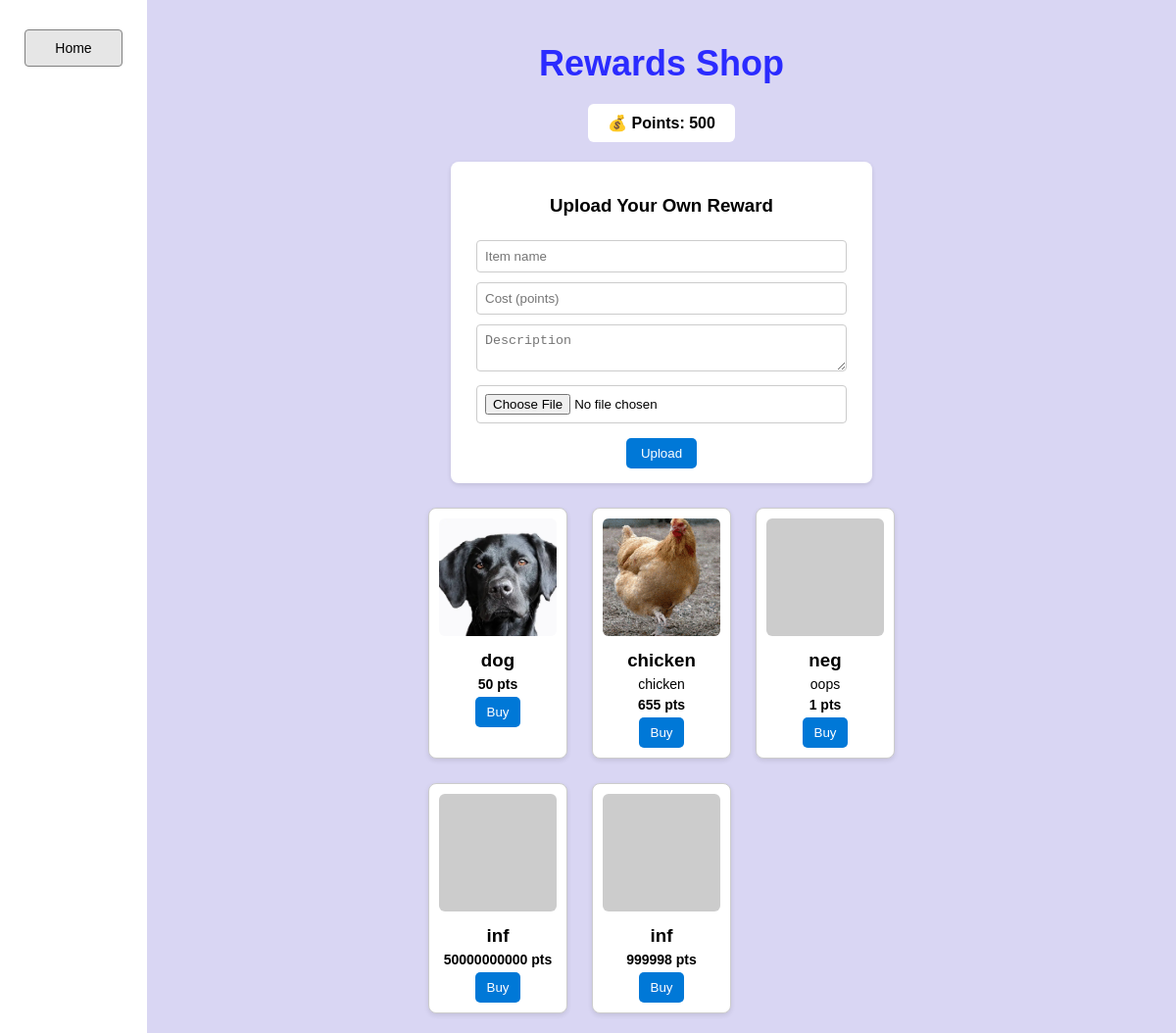
/shop/ (signed in), run on the app's committed database.
### todolist/models.py (models this page shows, shortened)
class UserProfile(models.Model):
    user = models.OneToOneField(User, on_delete=models.CASCADE)
    canvas_token = models.CharField(max_length=255, blank=True, null=True)
    points = models.IntegerField(default=0)

### shop/models.py (models this page shows, shortened)
class ShopItem(models.Model):
    owner = models.ForeignKey(User, on_delete=models.CASCADE, null=True, blank=True)
    name = models.CharField(max_length=100)
    description = models.TextField(blank=True)
    cost = models.IntegerField(default=0)
    image = models.ImageField(upload_to='shop_items/', blank=True, null=True)

### shop/views.py (the view, shortened to what this page needs)
# urls.py: path('', include('shop.urls'))
@login_required(login_url='login')
def shop(request):
    profile, _ = UserProfile.objects.get_or_create(user=request.user)
    items = ShopItem.objects.all()
    return render(request, "shop.html", {
        "profile": profile,
        "items": items,
    })

### templates/shop.html (shortened to what this page needs)
<!DOCTYPE html>
<html lang="en">
<head>
</head>
<body>
  <div class="sidebar">
    <a href="{% url 'home' %}"><button>Home</button></a>
  </div>
  <div class="main">
    <h1>Rewards Shop</h1>
    <div class="points">💰 Points: {{ profile.points }}</div>
    <div class="upload-form">
      <h3>Upload Your Own Reward</h3>
      <form method="POST" enctype="multipart/form-data">
        <input type="text" name="name" placeholder="Item name" required><br>
        <input type="number" name="cost" placeholder="Cost (points)" min="1" max="999999" required><br>
        <textarea name="description" placeholder="Description"></textarea><br>
        <input type="file" name="image" accept="image/*"><br>
        <button type="submit" name="upload_item">Upload</button>
      </form>
    </div>
    <div class="grid">
      {% for item in items %}
      <div class="item-card">
        {% if item.image %}
          <img src="{{ item.image.url }}" alt="{{ item.name }}">
        {% else %}
          <img src="https://via.placeholder.com/150" alt="No image">
        {% endif %}
        <h3>{{ item.name }}</h3>
        <p>{{ item.description }}</p>
        <p><strong>{{ item.cost }} pts</strong></p>
        <form method="POST">
          <button type="submit">Buy</button>
        </form>
      </div>
      {% endfor %}
    </div>
  </div>
</body>
</html>

### templates/shop.html (style rules this page uses)
body { margin: 0; font-family: Arial, sans-serif; background-color: #d9d6f3; display: flex; height: 100vh; }
.sidebar { width: 150px; background-color: white; display: flex; flex-direction: column; align-items: center; padding-top: 20px; box-shadow: 2px 0 5px rgba(0,0,0,0.1); }
.sidebar button { width: 100px; margin: 10px 0; padding: 10px; border: 1px solid gray; background-color: #e6e6e6; cursor: pointer; font-size: 14px; border-radius: 4px; }
.main { flex: 1; background-color: #d9d6f3; display: flex; flex-direction: column; align-items: center; padding: 20px; overflow-y: auto; }
h1 { color: #2b2bff; font-size: 36px; margin-bottom: 20px; }
.points { background: white; padding: 10px 20px; border-radius: 6px; margin-bottom: 20px; font-weight: bold; }
.upload-form { background: white; padding: 15px; border-radius: 8px; margin-bottom: 25px; box-shadow: 0 2px 5px rgba(0,0,0,0.1); width: 400px; text-align: center; }
.upload-form input, .upload-form textarea { width: 90%; margin: 5px 0; padding: 8px; border: 1px solid #ccc; border-radius: 4px; }
.upload-form button { background-color: #0078d7; color: white; border: none; padding: 8px 15px; border-radius: 5px; cursor: pointer; margin-top: 10px; }
.grid { display: grid; grid-template-columns: repeat(3, 1fr); gap: 25px; max-width: 800px; }
.item-card { background: white; border: 1px solid #ccc; border-radius: 8px; text-align: center; padding: 10px; box-shadow: 0 2px 5px rgba(0,0,0,0.1); }
.item-card img { width: 100%; height: 120px; object-fit: cover; border-radius: 6px; }
.item-card h3 { margin: 10px 0 5px; }
.item-card p { font-size: 14px; margin: 5px 0; }
.item-card button { background-color: #0078d7; color: white; border: none; padding: 8px 12px; border-radius: 5px; cursor: pointer; }

### data on the page
UserProfile: points "500"
ShopItem: image (picture), name "dog", cost "50"
ShopItem: image (picture), name "chicken", description "chicken", cost "655"
ShopItem: name "neg", description "oops", cost "1"
ShopItem: name "inf", cost "50000000000"
ShopItem: name "inf", cost "999998"
